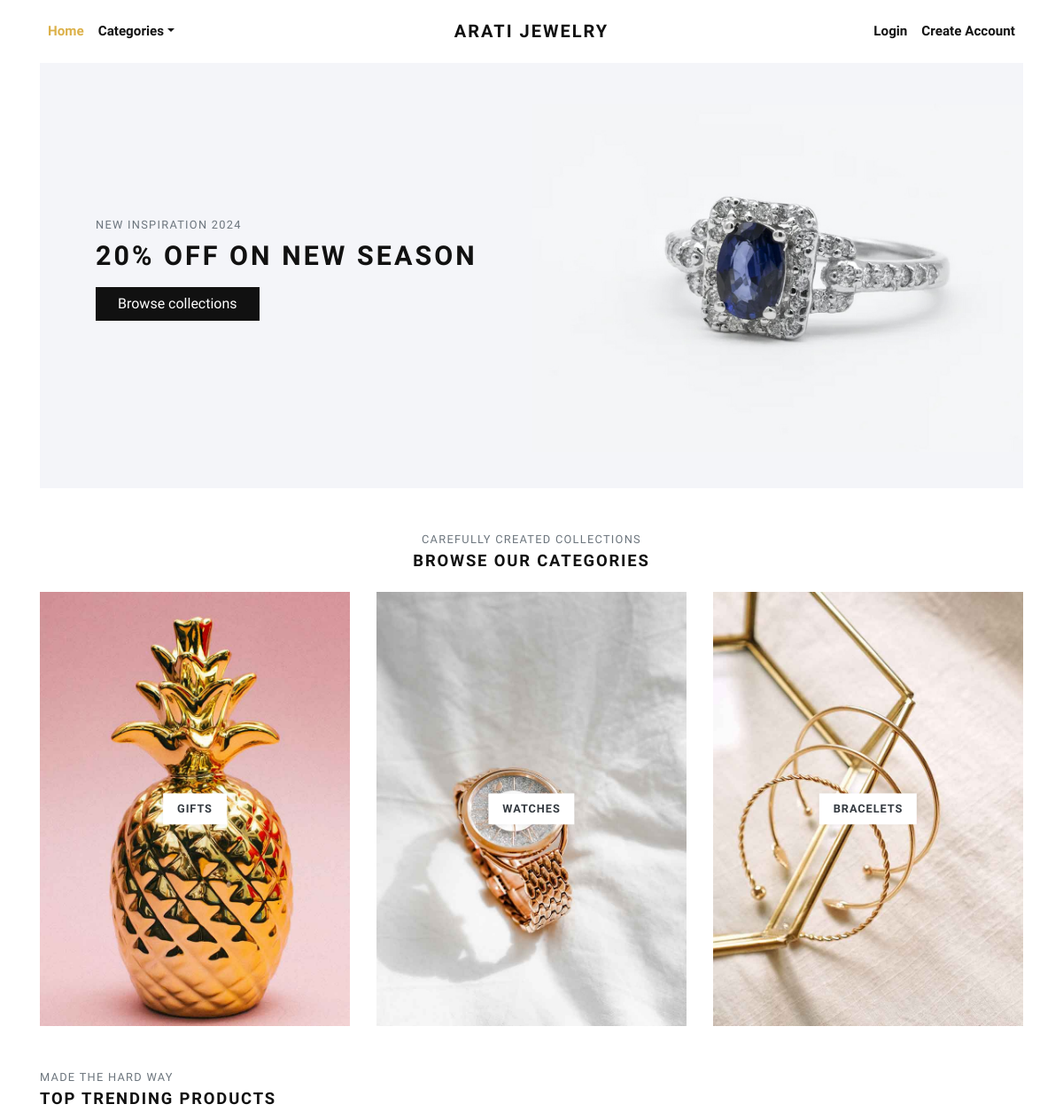
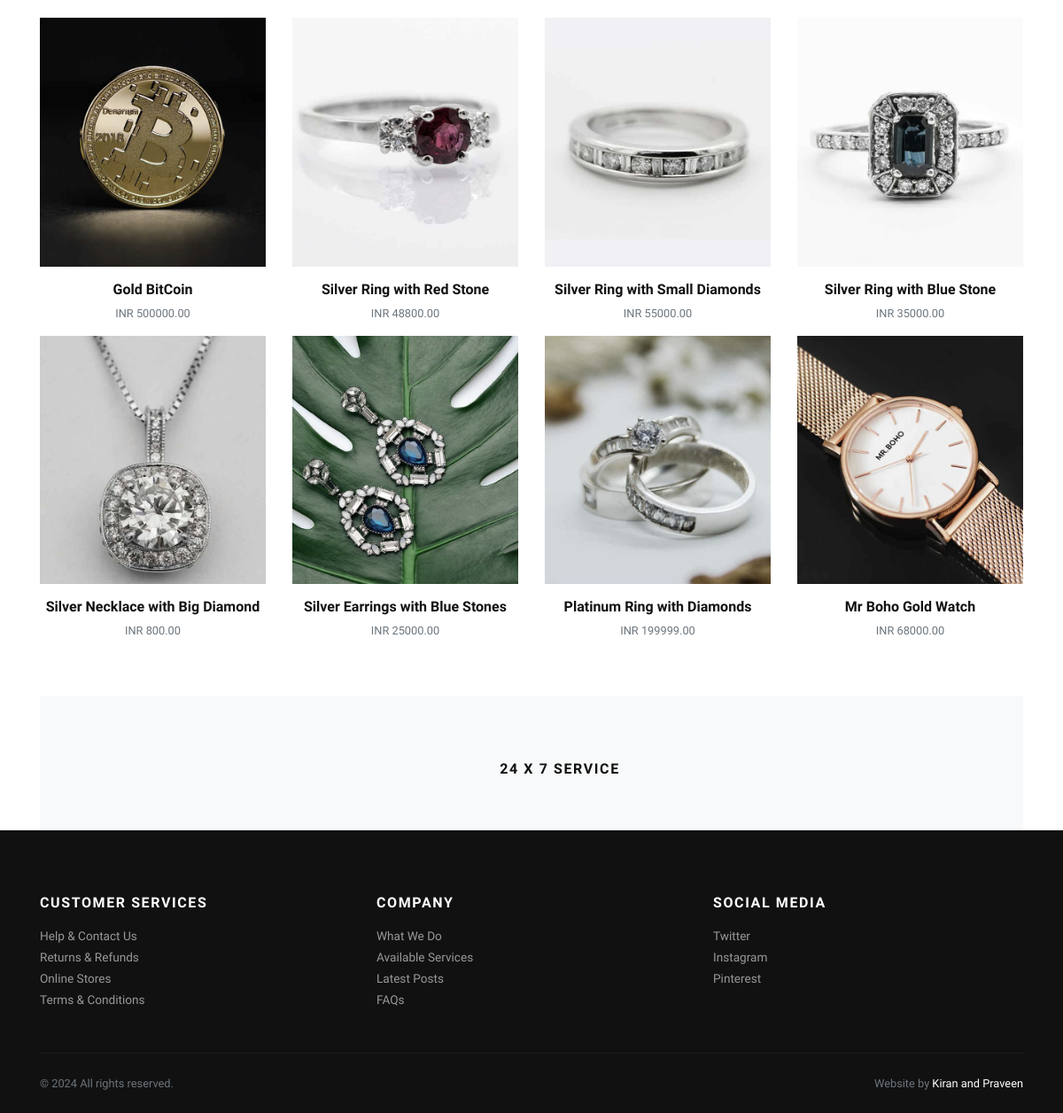
The page / on the database its author committed (2 pictures, top to bottom).
### store/models.py (models this page shows, shortened)
class Category(models.Model):
    title = models.CharField(max_length=50, verbose_name="Category Title")
    slug = models.SlugField(max_length=55, verbose_name="Category Slug")
    description = models.TextField(blank=True, verbose_name="Category Description")
    category_image = models.ImageField(upload_to='category', blank=True, null=True, verbose_name="Category Image")
    is_active = models.BooleanField(verbose_name="Is Active?")
    is_featured = models.BooleanField(verbose_name="Is Featured?")
    created_at = models.DateTimeField(auto_now_add=True, verbose_name="Created Date")
    updated_at = models.DateTimeField(auto_now=True, verbose_name="Updated Date")
    class Meta:
        verbose_name_plural = 'Categories'
        ordering = ('-created_at', )

class Product(models.Model):
    title = models.CharField(max_length=150, verbose_name="Product Title")
    slug = models.SlugField(max_length=160, verbose_name="Product Slug")
    sku = models.CharField(max_length=255, unique=True, verbose_name="Unique Product ID (SKU)")
    short_description = models.TextField(verbose_name="Short Description")
    detail_description = models.TextField(blank=True, null=True, verbose_name="Detail Description")
    product_image = models.ImageField(upload_to='product', blank=True, null=True, verbose_name="Product Image")
    price = models.DecimalField(max_digits=8, decimal_places=2)
    category = models.ForeignKey(Category, verbose_name="Product Categoy", on_delete=models.CASCADE)
    is_active = models.BooleanField(verbose_name="Is Active?")
    is_featured = models.BooleanField(verbose_name="Is Featured?")
    created_at = models.DateTimeField(auto_now_add=True, verbose_name="Created Date")
    updated_at = models.DateTimeField(auto_now=True, verbose_name="Updated Date")
    class Meta:
        verbose_name_plural = 'Products'
        ordering = ('-created_at', )

### store/views.py (the view)
# urls.py: path('', views.home, name="home"),
def home(request):
    categories = Category.objects.filter(is_active=True, is_featured=True)[:3]
    products = Product.objects.filter(is_active=True, is_featured=True)[:8]
    context = {
        'categories': categories,
        'products': products,
    }
    return render(request, 'store/index.html', context)

### store/context_preprocessors.py (called while the page is built)
def store_menu(request):
    categories = Category.objects.filter(is_active=True)
    context = {
        'categories_menu': categories,
    }
    return context

def cart_menu(request):
    if request.user.is_authenticated:
        cart_items= Cart.objects.filter(user=request.user)
        context = {
            'cart_items': cart_items,
        }
    else:
        context = {}
    return context

### templates/store/index.html (shortened to what this page needs)
{% extends 'base.html' %}
{% load static %}
      {% block content %}
      <div class="container">
        <section class="hero pb-3 bg-cover bg-center d-flex align-items-center" style="background: url({% static 'img/hero-jewlrey-banner.jpg' %})">
          <div class="container py-5">
            <div class="row px-4 px-lg-5">
              <div class="col-lg-6">
                <p class="text-muted small text-uppercase mb-2">New Inspiration 2024</p>
                <h1 class="h2 text-uppercase mb-3">20% off on new season</h1><a class="btn btn-dark" href="{% url 'store:all-categories' %}">Browse collections</a>
              </div>
            </div>
          </div>
        </section>
        <section class="pt-5">
          <header class="text-center">
            <p class="small text-muted small text-uppercase mb-1">Carefully created collections</p>
            <h2 class="h5 text-uppercase mb-4">Browse our categories</h2>
          </header>
          <div class="row">
          {% if categories %}
            {% for category in categories %}
              <div class="col-md-4 mb-4 mb-md-0">
                <a class="category-item" href="{% url 'store:category-products' category.slug %}">
                  <strong class="category-item-title">{{ category.title }}</strong>
                </a>
              </div>
            {% endfor %}
          {% endif %}
          </div>
        </section>
        <section class="py-5">
          <header>
            <p class="small text-muted small text-uppercase mb-1">Made the hard way</p>
            <h2 class="h5 text-uppercase mb-4">Top trending products</h2>
          </header>
          <div class="row">
            {% if products %}
              {% for product in products %}
                <div class="col-xl-3 col-lg-4 col-sm-6">
                  <div class="product text-center">
                    <div class="position-relative mb-3">
                      <a class="d-block" href="{% url 'store:product-detail' product.slug %}">
                        {% if product.product_image %}
                          <img class="img-fluid w-100" src="{{ product.product_image.url }}" alt="{{product.title}}">
                        {% else %}
                          <img class="img-fluid w-100" src="{% static 'img/product-1.jpg' %}" alt="{{product.title}}">
                        {% endif %}
                      </a>
                    </div>
                    <h6> <a class="reset-anchor" href="detail.html">{{ product.title }}</a></h6>
                    <p class="small text-muted">INR {{product.price}}</p>
                  </div>
                </div>
              {% endfor %}
            {% endif %}
          </div>
        </section>
        <section class="py-5 bg-light">
          <div class="container">
            <div class="row text-center">
              <div class="col-lg-4 mb-3 mb-lg-0">
                <div class="d-inline-block">
                  <div class="media align-items-end">
                    <svg class="svg-icon svg-icon-big svg-icon-light">
                      <use xlink:href="#delivery-time-1"> </use>
                    </svg>
                  </div>
                </div>
              </div>
              <div class="col-lg-4 mb-3 mb-lg-0">
                <div class="d-inline-block">
                  <div class="media align-items-end">
                    <svg class="svg-icon svg-icon-big svg-icon-light">
                      <use xlink:href="#helpline-24h-1"> </use>
                    </svg>
                    <div class="media-body text-left ml-3">
                      <h6 class="text-uppercase mb-1">24 x 7 service</h6>
                    </div>
                  </div>
                </div>
              </div>
              <div class="col-lg-4">
                <div class="d-inline-block">
                  <div class="media align-items-end">
                    <svg class="svg-icon svg-icon-big svg-icon-light">
                      <use xlink:href="#label-tag-1"> </use>
                    </svg>
                  </div>
                </div>
              </div>
            </div>
          </div>
        </section>
      </div>
      {% endblock content %}

### templates/base.html (shortened to what this page needs)
{% load static %}
<!DOCTYPE html>
<html>
  <head>
    <link rel="stylesheet" href="{% static 'vendor/bootstrap/css/bootstrap.min.css' %}">
    <link rel="stylesheet" href="{% static 'vendor/lightbox2/css/lightbox.min.css' %}">
    <link rel="stylesheet" href="{% static 'vendor/nouislider/nouislider.min.css' %}">
    <link rel="stylesheet" href="{% static 'vendor/bootstrap-select/css/bootstrap-select.min.css' %}">
    <link rel="stylesheet" href="{% static 'vendor/owl.carousel2/assets/owl.carousel.min.css' %}">
    <link rel="stylesheet" href="{% static 'vendor/owl.carousel2/assets/owl.theme.default.css' %}">
    <link rel="stylesheet" href="{% static 'css/style.default.css' %}" id="theme-stylesheet">
    <link rel="stylesheet" href="{% static 'css/custom.css' %}">
  </head>
  <body>
    <div class="page-holder">
      {% include 'navbar.html' %}
      {% block content %}
      {% endblock content %}
      {% include 'footer.html' %}
      {% include 'scripts.html' %}

### templates/navbar.html (shortened to what this page needs)
{% load static %}
      <header class="header bg-white">
        <div class="container px-0 px-lg-3">
          <nav class="navbar navbar-expand-lg navbar-light py-3 px-lg-0"><a class="navbar-brand" href="{% url 'store:home' %}"><span class="font-weight-bold text-uppercase text-dark">Arati Jewelry</span></a>
            <div class="collapse navbar-collapse" id="navbarSupportedContent">
              <ul class="navbar-nav mr-auto">
                <li class="nav-item">
                  <a class="nav-link active" href="{% url 'store:home' %}">Home</a>
                </li>
                <li class="nav-item dropdown"><a class="nav-link dropdown-toggle" id="pagesDropdown" href="#" data-toggle="dropdown" aria-haspopup="true" aria-expanded="false">Categories</a>
                </li>
              </ul>
              <ul class="navbar-nav ml-auto">
                {% if request.user.is_authenticated %}
                  <li class="nav-item"><a class="nav-link" href="{% url 'store:cart' %}"> <i class="fas fa-dolly-flatbed mr-1 text-gray"></i>Cart<small class="text-gray">({{cart_items.count}})</small></a></li>
                  {% comment %} <li class="nav-item"><a class="nav-link" href="#"> <i class="fas fa-user-alt mr-1 text-gray"></i>My Account</a></li> {% endcomment %}
                  <li class="nav-item dropdown"><a class="nav-link dropdown-toggle" id="pagesDropdown" href="#" data-toggle="dropdown" aria-haspopup="true" aria-expanded="false"><i class="fas fa-user-alt mr-1 text-gray"></i>My Account</a></a>
                  <div class="dropdown-menu mt-3" aria-labelledby="pagesDropdown">
                      <a class="dropdown-item border-0 transition-link" href="{% url 'store:profile' %}">Profile</a>
                      <a class="dropdown-item border-0 transition-link" href="{% url 'store:cart' %}">Cart</a>
                      <a class="dropdown-item border-0 transition-link" href="{% url 'store:orders' %}">Orders</a>
                      <a class="dropdown-item border-0 transition-link" href="{% url 'store:password-change' %}">Change Password</a>
                    <hr>
                    <a class="dropdown-item border-0 transition-link" href="{% url 'store:logout' %}">Log Out</a>
                </li>
                {% else %}
                  <li class="nav-item"><a class="nav-link" href="{% url 'store:login' %}">Login</a></li>
                  <li class="nav-item"><a class="nav-link" href="{% url 'store:register' %}">Create Account</a></li>
                {% endif %}
              </ul>
            </div>
          </nav>
        </div>
      </header>

### templates/footer.html
<footer class="bg-dark text-white">
        <div class="container py-4">
          <div class="row py-5">
            <div class="col-md-4 mb-3 mb-md-0">
              <h6 class="text-uppercase mb-3">Customer services</h6>
              <ul class="list-unstyled mb-0">
                <li><a class="footer-link" href="#">Help &amp; Contact Us</a></li>
                <li><a class="footer-link" href="#">Returns &amp; Refunds</a></li>
                <li><a class="footer-link" href="#">Online Stores</a></li>
                <li><a class="footer-link" href="#">Terms &amp; Conditions</a></li>
              </ul>
            </div>
            <div class="col-md-4 mb-3 mb-md-0">
              <h6 class="text-uppercase mb-3">Company</h6>
              <ul class="list-unstyled mb-0">
                <li><a class="footer-link" href="#">What We Do</a></li>
                <li><a class="footer-link" href="#">Available Services</a></li>
                <li><a class="footer-link" href="#">Latest Posts</a></li>
                <li><a class="footer-link" href="#">FAQs</a></li>
              </ul>
            </div>
            <div class="col-md-4">
              <h6 class="text-uppercase mb-3">Social media</h6>
              <ul class="list-unstyled mb-0">
                <li><a class="footer-link" href="#">Twitter</a></li>
                <li><a class="footer-link" href="#">Instagram</a></li>
                <li><a class="footer-link" href="#">Pinterest</a></li>
              </ul>
            </div>
          </div>
          <div class="border-top pt-4" style="border-color: #1d1d1d !important">
            <div class="row">
              <div class="col-lg-6">
                <p class="small text-muted mb-0">&copy; 2024 All rights reserved.</p>
              </div>
              <div class="col-lg-6 text-lg-right">
                <p class="small text-muted mb-0">Website by <a class="text-white reset-anchor" href="https://www.youtube.com/vijaythapa" target="_blank">Kiran and Praveen</a></p>
              </div>
            </div>
          </div>
        </div>
      </footer>

### templates/scripts.html (shortened to what this page needs)
{% load static %}
      <link rel="stylesheet" href="https://use.fontawesome.com/releases/v5.7.1/css/all.css">
    </div>
  </body>
</html>

### jewelryshop/static/css/style.default.css (style rules this page uses)
strong { font-weight: 700; }
.navbar { position: relative; }
@media (min-width: 992px) { .navbar-brand { position: absolute; top: 50%; left: 50%; -webkit-transform: translate(-50%, -50%); transform: translate(-50%, -50%); } }
.hero { min-height: 30rem; }
.category-item { display: block; position: relative; color: #343a40; transition: all 0.3s; }
.category-item-title { display: inline-block; padding: 0.5rem 1rem; background: #fff; text-transform: uppercase; letter-spacing: 0.07em; position: absolute; top: 50%; left: 50%; -webkit-transform: translate(-50%, -50%); transform: translate(-50%, -50%); box-shadow: 0 0 5px rgba(0, 0, 0, 0.07); font-size: 0.8rem; }
.product img { -webkit-filter: grayscale(40%); filter: grayscale(40%); transition: all 0.3s; }
.footer-link { font-size: 0.85rem; position: relative; color: #999; transition: all 0.3s; }
.footer-link::before { content: '\f0da'; display: inline-block; font-family: 'Font Awesome\ 5 Free'; font-weight: 900; position: absolute; top: 50%; left: 0; -webkit-transform: translateY(-50%); transform: translateY(-50%); color: #fff; transition: all 0.3s; opacity: 0; }
.text-uppercase { text-transform: uppercase; letter-spacing: 0.1em; }
.bg-cover { background-size: cover !important; }
.bg-center { background-position: center center !important; }
.reset-anchor { color: inherit; transition: all 0.3s; }
.svg-icon { width: 32px; height: 32px; vertical-align: text-bottom; stroke: currentColor; stroke-width: 3; --layer1: currentColor; --layer2: currentColor; --layer3: currentColor; }
.svg-icon.svg-icon-light { stroke-width: 2; }
.svg-icon-big { width: 48px; height: 48px; }
.navbar { padding: 0.5rem 1rem; }
.navbar-brand { display: inline-block; padding-top: 0.3125rem; padding-bottom: 0.3125rem; margin-right: 1rem; font-size: 1.25rem; }
.navbar-light .navbar-brand { color: #dcb14a; }
.navbar-light .navbar-nav .nav-link { color: rgba(17, 17, 17, 0.99); font-weight: 800; font-size: 0.95rem; transition: all 0.3s; }
.navbar-light .navbar-nav .show > .nav-link, .navbar-light .navbar-nav .active > .nav-link, .navbar-light .navbar-nav .nav-link.show, .navbar-light .navbar-nav .nav-link.active { color: #dcb14a; }
.btn { font-weight: 400; border: 1px solid transparent; font-family: inherit; padding: 0.375rem 1.5rem; font-size: 1rem; line-height: 1.5; border-radius: 0; transition: color 0.15s ease-in-out, background-color 0.15s ease-in-out, border-color 0.15s ease-in-out, box-shadow 0.15s ease-in-out; }
.btn-dark { color: #fff; background-color: #111111; border-color: #111111; }
body { font-family: "Libre Franklin", sans-serif; font-size: 1rem; font-weight: 400; line-height: 1.5; color: #111111; background-color: #fff; }
a { color: #dcb14a; text-decoration: none; }
h1, h2, h3, h4, h5, h6, .h1, .h2, .h3, .h4, .h5, .h6 { margin-bottom: 0.5rem; font-family: inherit; font-weight: 900; line-height: 1.2; color: inherit; }
h1, .h1 { font-size: 2.2rem; }
h2, .h2 { font-size: 1.9rem; }
h5, .h5 { font-size: 1.15rem; }
h6, .h6 { font-size: 1rem; }
small, .small { font-size: 80%; font-weight: 400; }
.bg-light { background-color: #f8f9fa !important; }
.bg-dark { background-color: #111111 !important; }
.text-dark { color: #111111 !important; }
.nav-link { padding: 0.5rem 1rem; }

### rows shown on the page
Category: title "GIFTS"
Category: title "WATCHES"
Category: title "BRACELETS"
Product: product_image (picture), title "Gold BitCoin", price "500000.00"
Product: product_image (picture), title "Silver Ring with Red Stone", price "48800.00"
Product: product_image (picture), title "Silver Ring with Small Diamonds", price "55000.00"
Product: product_image (picture), title "Silver Ring with Blue Stone", price "35000.00"
Product: product_image (picture), title "Silver Necklace with Big Diamond", price "800.00"
Product: product_image (picture), title "Silver Earrings with Blue Stones", price "25000.00"
Product: product_image (picture), title "Platinum Ring with Diamonds", price "199999.00"
Product: product_image (picture), title "Mr Boho Gold Watch", price "68000.00"
